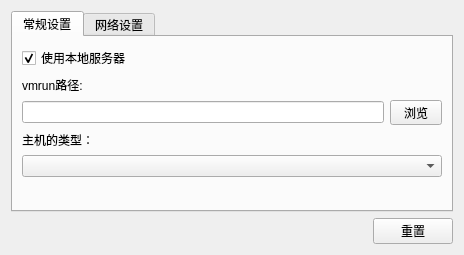
<?xml version="1.0" encoding="UTF-8"?>
<ui version="4.0">
 <class>VMwarePreferencesPageWidget</class>
 <widget class="QWidget" name="VMwarePreferencesPageWidget">
  <property name="geometry">
   <rect>
    <x>0</x>
    <y>0</y>
    <width>464</width>
    <height>255</height>
   </rect>
  </property>
  <property name="windowTitle">
   <string>医院信息系统及其他终端系统配置</string>
  </property>
  <layout class="QVBoxLayout" name="verticalLayout_2">
   <item>
    <widget class="QTabWidget" name="uiTabWidget">
     <property name="contextMenuPolicy">
      <enum>Qt::CustomContextMenu</enum>
     </property>
     <property name="currentIndex">
      <number>0</number>
     </property>
     <widget class="QWidget" name="uiGeneralSettingsTabWidget">
      <attribute name="title">
       <string>常规设置</string>
      </attribute>
      <layout class="QGridLayout" name="gridLayout_2">
       <item row="0" column="0">
        <widget class="QCheckBox" name="uiUseLocalServercheckBox">
         <property name="text">
          <string>使用本地服务器</string>
         </property>
         <property name="checked">
          <bool>true</bool>
         </property>
        </widget>
       </item>
       <item row="1" column="0">
        <widget class="QLabel" name="uiVmrunPathLabel">
         <property name="text">
          <string>vmrun路径:</string>
         </property>
        </widget>
       </item>
       <item row="3" column="0">
        <widget class="QLabel" name="uiHostTypeLabel">
         <property name="text">
          <string>主机的类型：</string>
         </property>
        </widget>
       </item>
       <item row="4" column="0">
        <widget class="QComboBox" name="uiHostTypeComboBox"/>
       </item>
       <item row="5" column="0">
        <spacer name="spacer">
         <property name="orientation">
          <enum>Qt::Vertical</enum>
         </property>
         <property name="sizeHint" stdset="0">
          <size>
           <width>20</width>
           <height>5</height>
          </size>
         </property>
        </spacer>
       </item>
       <item row="2" column="0">
        <layout class="QHBoxLayout" name="horizontalLayout_5">
         <item>
          <widget class="QLineEdit" name="uiVmrunPathLineEdit">
           <property name="sizePolicy">
            <sizepolicy hsizetype="MinimumExpanding" vsizetype="Fixed">
             <horstretch>0</horstretch>
             <verstretch>0</verstretch>
            </sizepolicy>
           </property>
          </widget>
         </item>
         <item>
          <widget class="QToolButton" name="uiVmrunPathToolButton">
           <property name="text">
            <string>  浏览  </string>
           </property>
           <property name="toolButtonStyle">
            <enum>Qt::ToolButtonTextOnly</enum>
           </property>
          </widget>
         </item>
        </layout>
       </item>
      </layout>
     </widget>
     <widget class="QWidget" name="uiNetworkTab">
      <attribute name="title">
       <string>网络设置</string>
      </attribute>
      <layout class="QVBoxLayout" name="verticalLayout_3">
       <item>
        <widget class="QGroupBox" name="uiManagedVMnetRangeGroupBox">
         <property name="title">
          <string>管理VM虚拟接口（VMnet vmnet8除外）</string>
         </property>
         <layout class="QVBoxLayout" name="verticalLayout">
          <item>
           <layout class="QHBoxLayout" name="horizontalLayout_3">
            <item>
             <widget class="QSpinBox" name="uiVMnetStartRangeSpinBox">
              <property name="prefix">
               <string>vmnet</string>
              </property>
              <property name="minimum">
               <number>2</number>
              </property>
              <property name="maximum">
               <number>19</number>
              </property>
             </widget>
            </item>
            <item>
             <widget class="QLabel" name="uiToLabel">
              <property name="sizePolicy">
               <sizepolicy hsizetype="Minimum" vsizetype="Preferred">
                <horstretch>0</horstretch>
                <verstretch>0</verstretch>
               </sizepolicy>
              </property>
              <property name="text">
               <string>到</string>
              </property>
             </widget>
            </item>
            <item>
             <widget class="QSpinBox" name="uiVMnetEndRangeSpinBox">
              <property name="prefix">
               <string>vmnet</string>
              </property>
              <property name="minimum">
               <number>2</number>
              </property>
              <property name="maximum">
               <number>19</number>
              </property>
              <property name="value">
               <number>19</number>
              </property>
             </widget>
            </item>
            <item>
             <widget class="QPushButton" name="uiConfigureVmnetPushButton">
              <property name="text">
               <string>设置</string>
              </property>
             </widget>
            </item>
            <item>
             <widget class="QPushButton" name="uiResetVmnetPushButton">
              <property name="text">
               <string>重置</string>
              </property>
             </widget>
            </item>
            <item>
             <spacer name="horizontalSpacer_2">
              <property name="orientation">
               <enum>Qt::Horizontal</enum>
              </property>
              <property name="sizeHint" stdset="0">
               <size>
                <width>40</width>
                <height>20</height>
               </size>
              </property>
             </spacer>
            </item>
           </layout>
          </item>
          <item>
           <widget class="QCheckBox" name="uiBlockHostTrafficCheckBox">
            <property name="toolTip">
             <string>Block network traffic originating from the host OS to be injected in vmnet interfaces. Currently supported on Windows only and is recommended.</string>
            </property>
            <property name="text">
             <string>阻止来自主机操作系统网络流量</string>
            </property>
            <property name="checked">
             <bool>true</bool>
            </property>
           </widget>
          </item>
         </layout>
        </widget>
       </item>
       <item>
        <spacer name="verticalSpacer">
         <property name="orientation">
          <enum>Qt::Vertical</enum>
         </property>
         <property name="sizeHint" stdset="0">
          <size>
           <width>20</width>
           <height>5</height>
          </size>
         </property>
        </spacer>
       </item>
      </layout>
     </widget>
    </widget>
   </item>
   <item>
    <layout class="QHBoxLayout" name="horizontalLayout_2">
     <item>
      <spacer name="horizontalSpacer">
       <property name="orientation">
        <enum>Qt::Horizontal</enum>
       </property>
       <property name="sizeHint" stdset="0">
        <size>
         <width>164</width>
         <height>20</height>
        </size>
       </property>
      </spacer>
     </item>
     <item>
      <widget class="QPushButton" name="uiRestoreDefaultsPushButton">
       <property name="text">
        <string>重置</string>
       </property>
      </widget>
     </item>
    </layout>
   </item>
  </layout>
 </widget>
 <resources/>
 <connections/>
 <designerdata>
  <property name="gridDeltaX">
   <number>10</number>
  </property>
  <property name="gridDeltaY">
   <number>10</number>
  </property>
  <property name="gridSnapX">
   <bool>true</bool>
  </property>
  <property name="gridSnapY">
   <bool>true</bool>
  </property>
  <property name="gridVisible">
   <bool>true</bool>
  </property>
 </designerdata>
</ui>
